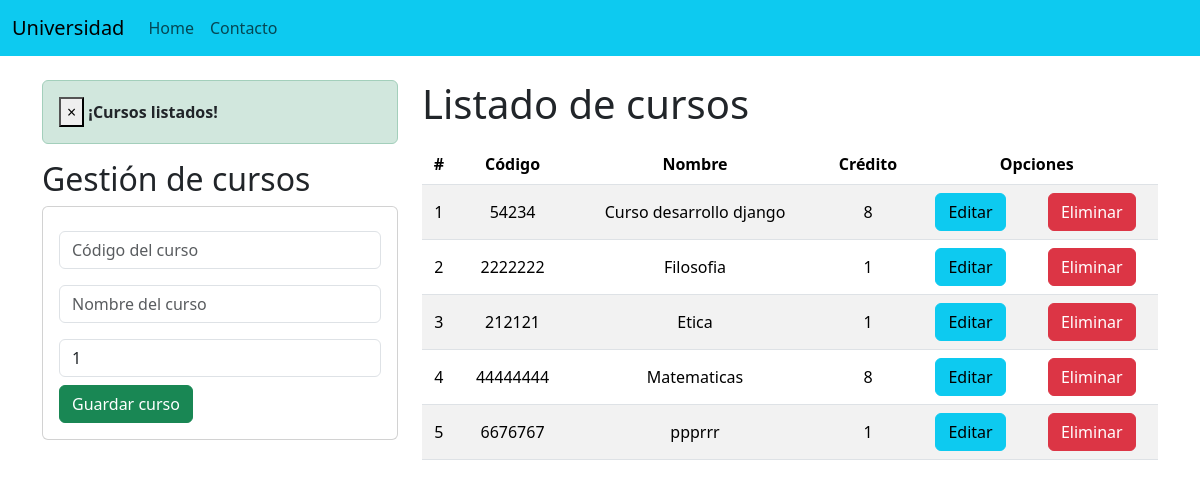
The page / on the database its author committed.
### aplicaciones/Generales/models.py (models this page shows, shortened)
class Curso(models.Model):
    codigo = models.CharField(primary_key = True, max_length=6)
    nombre = models.CharField(max_length=58)
    creditos = models.PositiveSmallIntegerField()

### aplicaciones/Generales/views.py (the view)
# urls.py: 2. Add a URL to urlpatterns:  path('', views.home, name='home')
def home(request):
    cursosListados = Curso.objects.all() # mostrara todos los cursos
    messages.success(request, '¡Cursos listados!')
    return render(request, 'gestionCursos.html', {'cursos': cursosListados}) # El nombre de curso no tiene que ser igual

### aplicaciones/Generales/templates/gestionCursos.html (shortened to what this page needs)
{% extends 'base.html' %}
{% block body %}
<div class="row">
    <div class="col-sm-12 col-md-6 col-lg-4 col-xl-4">
        {% if messages %}
        {% for message in messages %}
        <div class="alert alert-dismissible alert-success">
            <button type="button"  class="close" data-dismiss="alert" >&times;</button>
            <strong class="text-dark">{{ message }}</strong>
     </div>
        {% endfor %}
        {%endif%}
        <h2>Gestión de cursos</h2>
        <div class="card">
            <div class="card-body">
                <form action="registrarCurso/ " method="POST">{% csrf_token %}
                    <div class="form-group py-2">
                        <input type="text" class="form-control" id="txtCodigo" name="txtCodigo"
                            placeholder="Código del curso" minlength="6" required>
                    </div>
                    <div class="form-group py-2">
                        <input type="text" class="form-control" id="txtNombre" name="txtNombre"
                            placeholder="Nombre del curso" maxlength="58" required>
                    </div>
                    <div class="form-group py-2">
                        <input type="text" class="form-control" id="NumCreditos" name="NumCreditos"
                             min="1"  max = "10" value ="1" required>
                    </div>
                    <div class="form-group">
                    <button type="submit" class="btn btn-success btn-block text-whites ">Guardar curso</button>
                    </div>
                </form>
            </div>
        </div>
    </div>
    <div class="col-sm-12 col-md-6 col-lg-8 col-xl-8">
        <h1>Listado de cursos</h1>
        <div class="table-responsive py-2">
            <table class="table table-striped">
                <thead>
                    <tr>
                        <th>#</th>
                        <th>Código</th>
                        <th>Nombre</th>
                        <th>Crédito</th>
                        <th colspan="2">Opciones</th>
                    </tr>
                </thead>
                <tbody>
                    {% for c in cursos %}
                    <tr>
                        <td>{{forloop.counter}}</td>
                        <td>{{ c.codigo }}</td>
                        <td>{{ c.nombre }}</td>
                        <td>{{ c.creditos }}</td>
                        <td><a href="edicionCurso/{{ c.codigo }}" class="btn btn-info">Editar</a></td>
                         <td><a href="eliminarCurso/{{ c.codigo }}" class="btn btn-danger btnEliminacion">Eliminar</a></td>
                    </tr>
                    {% endfor %}
                </tbody>
            </table>
        </div>
    </div>
</div>
{% endblock %}

### aplicaciones/Generales/templates/base.html (shortened to what this page needs)
<!DOCTYPE html>
<html lang="en">
<head>
    {% load static %}
    <link href="https://cdn.jsdelivr.net/npm/bootstrap@5.3.8/dist/css/bootstrap.min.css" rel="stylesheet">
    <link rel="stylesheet" href="{% static 'css/gestionCursos.css' %}">
</head>
<body>
    <nav class="navbar navbar-expand-lg bg-info">
  <div class="container-fluid">
    <a class="navbar-brand" href="#">Universidad</a>
    <div class="collapse navbar-collapse" id="navbarNav">
      <ul class="navbar-nav">
        <li class="nav-item">
          <a class="nav-link" aria-current="page" href="#">Home</a>
        </li>
        <li class="nav-item">
          <a class="nav-link" href="#">Contacto</a>
        </li>
      </ul>
    </div>
  </div>
</nav>
<div class="container py-4" >
    {% block body %}
    {% endblock %}
</div>
</body>
</html>

### aplicaciones/Generales/static/css/gestionCursos.css (style rules this page uses)
th, td { text-align: center; vertical-align: middle; }

### rows shown on the page
Curso: codigo "54234", nombre "Curso desarrollo django", creditos "8"
Curso: codigo "2222222", nombre "Filosofia", creditos "1"
Curso: codigo "212121", nombre "Etica", creditos "1"
Curso: codigo "44444444", nombre "Matematicas", creditos "8"
Curso: codigo "6676767", nombre "ppprrr", creditos "1"

### other values the page prints
{{ message }} "¡Cursos listados!"
